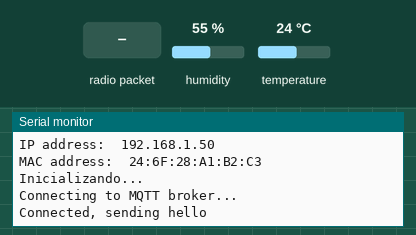
Recording of a program running on a simulated ESP8266 (NodeMCU). Parts: the last lines printed to the serial monitor. The inputs (shaded band) are chosen by the test bench; at power-on: humidity 55 %, temperature 24 °C. WiFi joins after 1.5 s; servers stay silent unless stated; no radio packets arrive unless stated; no MQTT or app messages arrive unless stated.

Above: at 2.7 s.
2.8 s: radio packet "1" arrives
At 4.9 s:
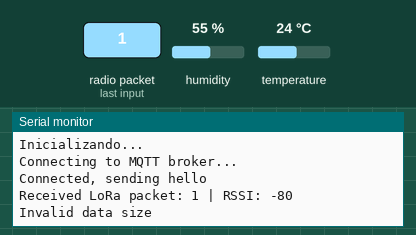
5.3 s: humidity set to 22 %
At 7.3 s:
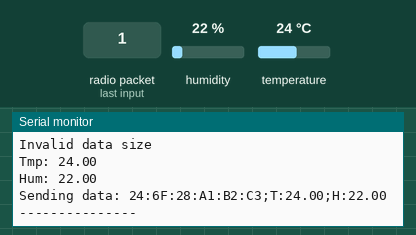
8.1 s: temperature set to 12 °C
9.6 s: radio packet "0" arrives
At 10.4 s:
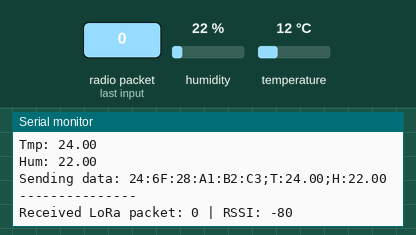
11.1 s: humidity set to 40 %
At 13.1 s:
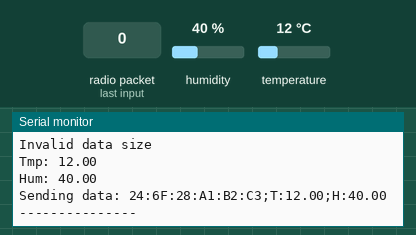

The program:

main.cpp
```cpp
#include <Arduino.h>
#include <SPI.h>
#include <LoRa.h>
#include <ESP8266Wifi.h>
#include <PubSubClient.h>
#include "DHT.h"

#define ss 15 // GPIO15 / D8
#define rst 5 // GPIO5 / D1
#define dio0 4 // GPIO4 / D2 (INTERRUP)

#define DHTTYPE DHT11
const uint8_t DHTpin = 2; // GPIO2 / D4
DHT dht(DHTpin, DHTTYPE);

float temperature;
float humidity;
String data = "";

const char *ssid =  "MiFibra-F2FE";
const char *pass =  "G4hp7ngJ";
const char *mqttServer = "raspberry.lan";

WiFiClient wifiClient;
PubSubClient mqttClient(wifiClient);

// put function declarations here:
void onReceive(int);
void connectMqtt();

void setup() {
  // put your setup code here, to run once:
    Serial.begin(9600);
    Serial.println("");

    Serial.println("LoRa init");
    LoRa.setPins(ss, rst, dio0);

    if (!LoRa.begin(433E6)) {
      Serial.println("LoRa Start failed");
      while (1);
    }

    LoRa.onReceive(onReceive);
    LoRa.receive();
    Serial.println("Receiving...");

    WiFi.mode(WIFI_STA);
    WiFi.begin(ssid, pass);
    Serial.println("Connecting");
    while (WiFi.status() != WL_CONNECTED) {
        delay(500);
        Serial.print(".");
    }
    WiFi.setAutoReconnect(true);
    WiFi.persistent(false);
    Serial.println("");
    Serial.println("WiFi connected");
    Serial.print("AP:\t");
    Serial.println(WiFi.BSSIDstr());
    Serial.print("IP address:\t");
    Serial.println(WiFi.localIP());
    Serial.print("MAC address:\t");
    Serial.println(WiFi.macAddress());

    Serial.println("Inicializando...");
    mqttClient.setServer(mqttServer, 1883);
    pinMode(DHTpin, INPUT_PULLUP);
    dht.begin();
}

void loop() {
    if (!mqttClient.connected()) {
        connectMqtt();
    }

    delay(5000);
    mqttClient.loop();

    temperature = dht.readTemperature(false);
    humidity = dht.readHumidity();

    Serial.print("Tmp: ");
    Serial.println(temperature);
    Serial.print("Hum: ");
    Serial.println(humidity);

    data = "";
    data = WiFi.macAddress();
    data.concat(";T:");
    data.concat(temperature);
    data.concat(";H:");
    data.concat(humidity);
    Serial.print("Sending data: ");
    Serial.println(data);

    mqttClient.publish("casa/temperature", data.c_str());

    Serial.println("");
    Serial.println("---------------");
}

void onReceive(int packetSize) {
    Serial.print("Received LoRa packet: ");
    if (!mqttClient.connected()) {
            connectMqtt();
        }
    String dataLoRa = LoRa.readString();
    String debugData = "";
    debugData.concat(dataLoRa);
    debugData.concat(" | RSSI: ");
    debugData.concat(LoRa.packetRssi());
    Serial.println(debugData);
    mqttClient.publish("casa/LoRa", debugData.c_str());

    if (dataLoRa.length() == 33) {
        Serial.print("Sending data: ");
        Serial.println(dataLoRa);
        mqttClient.publish("casa/temperature", dataLoRa.c_str());
    } else {
        Serial.println("Invalid data size");
    }

}

void connectMqtt() {
    while (!mqttClient.connected()) {
        Serial.println("Connecting to MQTT broker...");
        if (mqttClient.connect(WiFi.macAddress().c_str())) {
            Serial.println("Connected, sending hello");
            data = "";
            data.concat(WiFi.macAddress());
            data.concat(":HELLO");
            mqttClient.publish("casa/hello", data.c_str());
        } else {
            Serial.println("Connection failed, retrying in 5 seconds");
            delay(5000);
        }
    }
}
```

Measured:
- after the input at 2.8 s, the serial monitor: prints a new line at once (image 1)
- after the input at 5.3 s, the serial monitor: prints a new line after 1.4 s (image 2)
- after the input at 9.6 s, the serial monitor: prints a new line at once (image 3)
- after the input at 11.1 s, the serial monitor: prints a new line after 0.64 s (image 4)
